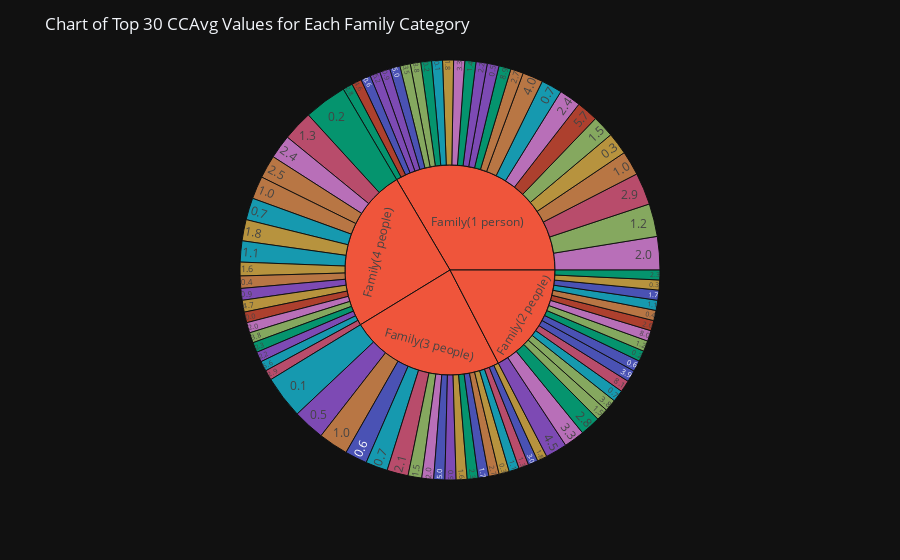

The notebook cell saved with this chart:
### Code cell
data4 = data.copy()
value = data4['CCAvg'].sort_values(ascending=False).head(120)
color = data4['CCAvg'].astype(str).head(120)
data4['Family'] = data4['Family'].replace({1: 'Family(1 person)', 2:'Family(2 people)', 3: 'Family(3 people)', 4: 'Family(4 people)'}).head(120)
path_1 = data4['Family'].astype(str).head(120)

fig = px.sunburst(data4, path=[path_1, color], values=value, color=color)
fig.update_layout(title_text='Chart of Top 30 CCAvg Values for Each Family Category')
fig.show()

### Figure 1 — Plotly figure (JSON) as saved in the notebook; plotly's stock layout.template omitted (floating-point values rounded to 4 significant figures)
{"data": [{"branchvalues": "total", "customdata": [["3.0"], ["2.6"], ["2.3"], ["0.5"], ["2.7"], ["1.1"], ["2.1"], ["3.8"], ["2.4"], ["0.3"], ["5.0"], ["5.7"], ["0.2"], ["5.2"], ["1.0"], ["0.7"], ["0.3"], ["1.3"], ["2.3"], ["1.5"], ["2.0"], ["1.0"], ["1.8"], ["1.7"], ["(?)"], ["1.4"], ["0.9"], ["4.0"], ["0.2"], ["0.1"], ["2.9"], ["1.8"], ["1.2"], ["0.9"], ["2.7"], ["8.0"], ["1.6"], ["0.6"], ["0.1"], ["0.3"], ["0.0"], ["1.7"], ["2.8"], ["(?)"], ["1.5"], ["2.2"], ["0.6"], ["3.8"], ["1.3"], ["0.9"], ["3.8"], ["2.4"], ["(?)"], ["1.1"], ["1.8"], ["0.7"], ["1.1"], ["(?)"], ["0.4"], ["0.6"], ["2.0"], ["5.6"], ["0.2"], ["8.1"], ["3.5"], ["2.3"], ["1.5"], ["3.3"], ["4.7"], ["1.2"], ["3.9"], ["5.0"], ["3.3"], ["0.5"], ["1.0"], ["4.6"], ["8.9"], ["2.2"], ["2.8"], ["0.7"], ["1.6"], ["4.5"], ["2.0"], ["2.9"], ["2.5"], ["0.7"], ["0.4"]], "domain": {"x": [0.0, 1.0], "y": [0.0, 1.0]}, "hovertemplate": "labels=%{label}<br>value=%{value}<br>parent=%{parent}<br>id=%{id}<br>color=%{customdata[0]}<extra></extra>", "ids": ["Family(3 people)/3.0", "Family(2 people)/2.6", "Family(4 people)/2.3", "Family(1 person)/0.5", "Family(3 people)/2.7", "Family(2 people)/1.1", "Family(3 people)/2.1", "Family(4 people)/3.8", "Family(4 people)/2.4", "Family(2 people)/0.3", "Family(3 people)/5.0", "Family(1 person)/5.7", "Family(4 people)/0.2", "Family(1 person)/5.2", "Family(4 people)/1.0", "Family(4 people)/0.7", "Family(3 people)/0.3", "Family(4 people)/1.3", "Family(2 people)/2.3", "Family(2 people)/1.5", "Family(4 people)/2.0", "Family(1 person)/1.0", "Family(4 people)/1.8", "Family(2 people)/1.7", "Family(2 people)", "Family(1 person)/1.4", "Family(1 person)/0.9", "Family(1 person)/4.0", "Family(2 people)/0.2", "Family(3 people)/0.1", "Family(4 people)/2.9", "Family(3 people)/1.8", "Family(2 people)/1.2", "Family(4 people)/0.9", "Family(1 person)/2.7", "Family(2 people)/8.0", "Family(3 people)/1.6", "Family(3 people)/0.6", "Family(1 person)/0.1", "Family(1 person)/0.3", "Family(4 people)/0.0", "Family(3 people)/1.7", "Family(2 people)/2.8", "Family(3 people)", "Family(1 person)/1.5", "Family(4 people)/2.2", "Family(2 people)/0.6", "Family(1 person)/3.8", "Family(3 people)/1.3", "Family(3 people)/0.9", "Family(2 people)/3.8", "Family(1 person)/2.4", "Family(4 people)", "Family(4 people)/1.1", "Family(1 person)/1.8", "Family(2 people)/0.7", "Family(3 people)/1.1", "Family(1 person)", "Family(4 people)/0.4", "Family(1 person)/0.6", "Family(3 people)/2.0", "Family(4 people)/5.6", "Family(1 person)/0.2", "Family(2 people)/8.1", "Family(1 person)/3.5", "Family(3 people)/2.3", "Family(3 people)/1.5", "Family(1 person)/3.3", "Family(4 people)/4.7", "Family(1 person)/1.2", "Family(2 people)/3.9", "Family(1 person)/5.0", "Family(2 people)/3.3", "Family(3 people)/0.5", "Family(3 people)/1.0", "Family(1 person)/4.6", "Family(1 person)/8.9", "Family(1 person)/2.2", "Family(1 person)/2.8", "Family(1 person)/0.7", "Family(4 people)/1.6", "Family(2 people)/4.5", "Family(1 person)/2.0", "Family(1 person)/2.9", "Family(4 people)/2.5", "Family(3 people)/0.7", "Family(2 people)/0.4"], "labels": ["3.0", "2.6", "2.3", "0.5", "2.7", "1.1", "2.1", "3.8", "2.4", "0.3", "5.0", "5.7", "0.2", "5.2", "1.0", "0.7", "0.3", "1.3", "2.3", "1.5", "2.0", "1.0", "1.8", "1.7", "Family(2 people)", "1.4", "0.9", "4.0", "0.2", "0.1", "2.9", "1.8", "1.2", "0.9", "2.7", "8.0", "1.6", "0.6", "0.1", "0.3", "0.0", "1.7", "2.8", "Family(3 people)", "1.5", "2.2", "0.6", "3.8", "1.3", "0.9", "3.8", "2.4", "Family(4 people)", "1.1", "1.8", "0.7", "1.1", "Family(1 person)", "0.4", "0.6", "2.0", "5.6", "0.2", "8.1", "3.5", "2.3", "1.5", "3.3", "4.7", "1.2", "3.9", "5.0", "3.3", "0.5", "1.0", "4.6", "8.9", "2.2", "2.8", "0.7", "1.6", "4.5", "2.0", "2.9", "2.5", "0.7", "0.4"], "marker": {"colors": ["#636efa", "#EF553B", "#00cc96", "#ab63fa", "#FFA15A", "#19d3f3", "#FF6692", "#B6E880", "#FF97FF", "#FECB52", "#636efa", "#EF553B", "#00cc96", "#ab63fa", "#FFA15A", "#19d3f3", "#FECB52", "#FF6692", "#00cc96", "#B6E880", "#FF97FF", "#FFA15A", "#FECB52", "#636efa", "#EF553B", "#00cc96", "#ab63fa", "#FFA15A", "#00cc96", "#19d3f3", "#FF6692", "#FECB52", "#B6E880", "#ab63fa", "#FFA15A", "#FF97FF", "#FECB52", "#636efa", "#19d3f3", "#FECB52", "#EF553B", "#636efa", "#00cc96", "#EF553B", "#B6E880", "#ab63fa", "#636efa", "#B6E880", "#FF6692", "#ab63fa", "#B6E880", "#FF97FF", "#EF553B", "#19d3f3", "#FECB52", "#19d3f3", "#19d3f3", "#EF553B", "#FFA15A", "#636efa", "#FF97FF", "#19d3f3", "#00cc96", "#FF6692", "#B6E880", "#00cc96", "#B6E880", "#FF97FF", "#FECB52", "#B6E880", "#636efa", "#636efa", "#FF97FF", "#ab63fa", "#FFA15A", "#EF553B", "#00cc96", "#ab63fa", "#00cc96", "#19d3f3", "#FECB52", "#ab63fa", "#FF97FF", "#FF6692", "#FFA15A", "#19d3f3", "#FFA15A"]}, "name": "", "parents": ["Family(3 people)", "Family(2 people)", "Family(4 people)", "Family(1 person)", "Family(3 people)", "Family(2 people)", "Family(3 people)", "Family(4 people)", "Family(4 people)", "Family(2 people)", "Family(3 people)", "Family(1 person)", "Family(4 people)", "Family(1 person)", "Family(4 people)", "Family(4 people)", "Family(3 people)", "Family(4 people)", "Family(2 people)", "Family(2 people)", "Family(4 people)", "Family(1 person)", "Family(4 people)", "Family(2 people)", "", "Family(1 person)", "Family(1 person)", "Family(1 person)", "Family(2 people)", "Family(3 people)", "Family(4 people)", "Family(3 people)", "Family(2 people)", "Family(4 people)", "Family(1 person)", "Family(2 people)", "Family(3 people)", "Family(3 people)", "Family(1 person)", "Family(1 person)", "Family(4 people)", "Family(3 people)", "Family(2 people)", "", "Family(1 person)", "Family(4 people)", "Family(2 people)", "Family(1 person)", "Family(3 people)", "Family(3 people)", "Family(2 people)", "Family(1 person)", "", "Family(4 people)", "Family(1 person)", "Family(2 people)", "Family(3 people)", "", "Family(4 people)", "Family(1 person)", "Family(3 people)", "Family(4 people)", "Family(1 person)", "Family(2 people)", "Family(1 person)", "Family(3 people)", "Family(3 people)", "Family(1 person)", "Family(4 people)", "Family(1 person)", "Family(2 people)", "Family(1 person)", "Family(2 people)", "Family(3 people)", "Family(3 people)", "Family(1 person)", "Family(1 person)", "Family(1 person)", "Family(1 person)", "Family(1 person)", "Family(4 people)", "Family(2 people)", "Family(1 person)", "Family(1 person)", "Family(4 people)", "Family(3 people)", "Family(2 people)"], "values": [7.2, 7.5, 7.4, 8.6, 7.5, 7.4, 15.5, 7.5, 17.4, 7.3, 8.1, 15.8, 31.3, 7.4, 16.6, 16.0, 7.5, 22.0, 7.2, 8.9, 7.6, 17.8, 15.5, 7.4, 164.9, 8.1, 7.5, 15.0, 7.8, 31.2, 7.3, 7.2, 7.8, 8.6, 9.3, 7.8, 8.0, 16.2, 7.9, 16.1, 7.8, 7.8, 14.8, 226.6, 16.0, 7.4, 8.1, 7.6, 7.3, 8.1, 8.8, 15.8, 239.6, 15.4, 8.0, 8.6, 7.4, 317.7, 9.0, 7.2, 8.6, 7.4, 7.9, 8.6, 7.6, 8.0, 10.0, 8.1, 8.6, 24.0, 8.5, 7.6, 15.1, 23.2, 21.7, 7.2, 8.8, 8.2, 7.2, 15.3, 10.0, 15.8, 24.3, 23.4, 16.8, 16.1, 7.5], "type": "sunburst"}], "layout": {"legend": {"tracegroupgap": 0}, "margin": {"t": 60}, "title": {"text": "Chart of Top 30 CCAvg Values for Each Family Category"}}}
